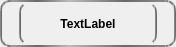
<?xml version="1.0" encoding="UTF-8"?>
<ui version="4.0">
 <class>AnimatedBackgroundButton</class>
 <widget class="QWidget" name="AnimatedBackgroundButton">
  <property name="geometry">
   <rect>
    <x>0</x>
    <y>0</y>
    <width>176</width>
    <height>47</height>
   </rect>
  </property>
  <property name="windowTitle">
   <string>Form</string>
  </property>
  <layout class="QGridLayout" name="gridLayout_2">
   <property name="leftMargin">
    <number>0</number>
   </property>
   <property name="topMargin">
    <number>0</number>
   </property>
   <property name="rightMargin">
    <number>0</number>
   </property>
   <property name="bottomMargin">
    <number>0</number>
   </property>
   <property name="spacing">
    <number>0</number>
   </property>
   <item row="0" column="0">
    <widget class="QFrame" name="StyleFrame">
     <property name="styleSheet">
      <string notr="true">border: solid; 
border-width: 2px; 
border-color: qlineargradient(spread:pad, x1:0.0240385, y1:0.54, x2:1, y2:0.551, stop:0 rgba(156, 156, 156, 255), stop:0.153846 rgba(104, 104, 104, 255), stop:0.360577 rgba(187, 187, 187, 255), stop:0.725962 rgba(105, 105, 105, 255), stop:0.942308 rgba(132, 132, 132, 255));
border-radius: 10px; </string>
     </property>
     <property name="frameShape">
      <enum>QFrame::StyledPanel</enum>
     </property>
     <property name="frameShadow">
      <enum>QFrame::Raised</enum>
     </property>
     <layout class="QGridLayout" name="gridLayout" columnstretch="10,80,10">
      <property name="leftMargin">
       <number>0</number>
      </property>
      <property name="topMargin">
       <number>0</number>
      </property>
      <property name="rightMargin">
       <number>0</number>
      </property>
      <property name="bottomMargin">
       <number>0</number>
      </property>
      <property name="spacing">
       <number>0</number>
      </property>
      <item row="0" column="0">
       <widget class="QFrame" name="LeftDecoFrame">
        <property name="styleSheet">
         <string notr="true">border: none; 
background-color: transparent;</string>
        </property>
        <property name="frameShape">
         <enum>QFrame::StyledPanel</enum>
        </property>
        <property name="frameShadow">
         <enum>QFrame::Raised</enum>
        </property>
       </widget>
      </item>
      <item row="0" column="1">
       <widget class="QFrame" name="ContentFrame">
        <property name="font">
         <font>
          <family>MS Shell Dlg 2</family>
         </font>
        </property>
        <property name="styleSheet">
         <string notr="true">border: solid; 
border-left-width: 2px;
border-right-width: 2px;
border-right-color: qlineargradient(spread:pad, x1:0.0240385, y1:0.54, x2:1, y2:0.551, stop:0 rgba(156, 156, 156, 255), stop:0.153846 rgba(104, 104, 104, 255), stop:0.360577 rgba(187, 187, 187, 255), stop:0.725962 rgba(105, 105, 105, 255), stop:0.942308 rgba(132, 132, 132, 255));
border-left-color: qlineargradient(spread:pad, x1:0.0240385, y1:0.54, x2:1, y2:0.551, stop:0 rgba(156, 156, 156, 255), stop:0.153846 rgba(104, 104, 104, 255), stop:0.360577 rgba(187, 187, 187, 255), stop:0.725962 rgba(105, 105, 105, 255), stop:0.942308 rgba(132, 132, 132, 255));</string>
        </property>
        <property name="frameShape">
         <enum>QFrame::StyledPanel</enum>
        </property>
        <property name="frameShadow">
         <enum>QFrame::Sunken</enum>
        </property>
        <layout class="QGridLayout" name="gridLayout_3">
         <item row="0" column="0">
          <widget class="QLabel" name="TextContainer">
           <property name="font">
            <font>
             <pointsize>9</pointsize>
             <weight>75</weight>
             <bold>true</bold>
            </font>
           </property>
           <property name="styleSheet">
            <string notr="true">border: none; </string>
           </property>
           <property name="text">
            <string>TextLabel</string>
           </property>
           <property name="alignment">
            <set>Qt::AlignCenter</set>
           </property>
          </widget>
         </item>
        </layout>
       </widget>
      </item>
      <item row="0" column="2">
       <widget class="QFrame" name="RightDecoFrame">
        <property name="styleSheet">
         <string notr="true">border: none; 
</string>
        </property>
        <property name="frameShape">
         <enum>QFrame::StyledPanel</enum>
        </property>
        <property name="frameShadow">
         <enum>QFrame::Raised</enum>
        </property>
       </widget>
      </item>
     </layout>
    </widget>
   </item>
  </layout>
 </widget>
 <resources/>
 <connections/>
</ui>
